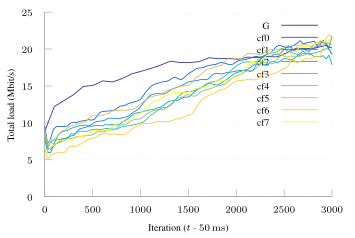

Write the gnuplot code that produced this figure.
set terminal tikz standalone color size 9cm,6cm font '\scriptsize' preamble '\usepackage{microtype} \usepackage{times} \usepackage[T1]{fontenc} \usepackage[binary-units, per-mode=symbol]{siunitx}\sisetup{detect-all}'
set output "ftprep-combine-load.tex"

load "parula.pal"

set style line 102 lc rgb '#a0a0a0' lt 1 lw 1
set border ls 102
set colorbox border 102
set key textcolor rgb "black"
set tics textcolor rgb "black"
set label textcolor rgb "black"

set border 3
set grid x y
set xtics nomirror
set ytics nomirror

#set key autotitle columnhead
set datafile separator ","

set xlabel "Iteration ($t \\cdot{} \\SI{50}{\\milli\\second}$)"
set ylabel "Total load (\\si{\\mega\\bit\\per\\second})"

set xrange [0.0:3000.0]

plot '../results/ft-g-avg.csv' u 1:4 w lines smooth sbezier title "G", \
     '../results/ft-combine-f0-avg.csv' u 1:4 w lines smooth sbezier title "cf0", \
     '../results/ft-combine-f1-avg.csv' u 1:4 w lines smooth sbezier title "cf1", \
     '../results/ft-combine-f2-avg.csv' u 1:4 w lines smooth sbezier title "cf2", \
     '../results/ft-combine-f3-avg.csv' u 1:4 w lines smooth sbezier title "cf3", \
     '../results/ft-combine-f4-avg.csv' u 1:4 w lines smooth sbezier title "cf4", \
     '../results/ft-combine-f5-avg.csv' u 1:4 w lines smooth sbezier title "cf5", \
     '../results/ft-combine-f6-avg.csv' u 1:4 w lines smooth sbezier title "cf6", \
     '../results/ft-combine-f7-avg.csv' u 1:4 w lines smooth sbezier title "cf7"
